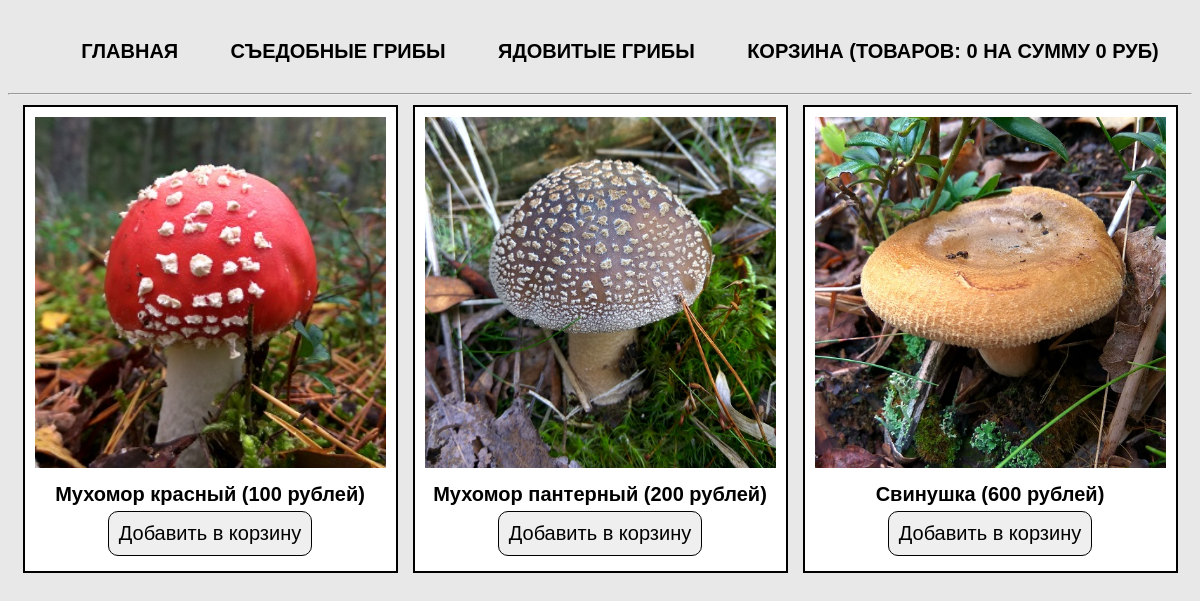
The page /index.php?cat=poisonous on the database its author committed.
### tables this page shows
CREATE TABLE `cats` (
  `id` int(11) NOT NULL,
  `name` varchar(50) NOT NULL,
  `rus_name` varchar(50) NOT NULL
);

CREATE TABLE `products` (
  `id` int(11) NOT NULL,
  `title` varchar(50) NOT NULL,
  `cat` varchar(50) NOT NULL,
  `price` int(11) NOT NULL,
  `rus_name` varchar(50) NOT NULL,
  `img` varchar(50) NOT NULL,
  `descr` text NOT NULL
);

### index.php (the view, shortened to what this page needs)
<?php
require_once 'parts/header.php';
if (isset($_GET['cat'])) {
  $currentCat = $_GET['cat'];
  $products = $connect->query("SELECT * FROM products WHERE cat='$currentCat'");
  $products = $products->fetchAll(PDO::FETCH_ASSOC);
} else {
  $products = $connect->query("SELECT * FROM products");
  $products = $products->fetchAll(PDO::FETCH_ASSOC);
} ?>
<div class="main">
  <? foreach ($products as $product) { ?>
  <div class="card">
    <a href="product.php?product=<? echo $product['title']; ?>">
        <img src="img/<? echo $product['img'];?>" alt="<? echo $product['rus_name'];?>" title="<? echo $product['rus_name'];?>">
    </a>
    <div class="label"><? echo $product['rus_name'];?> (<? echo $product['price'];?> рублей)</div>
    <?php require 'parts/add-form.php'; ?>
  </div>
  <? } ?>
</div>
</body>
</html>

### parts/header.php (shortened to what this page needs)
<?php
require_once 'db/db.php';
$cats = $connect->query("SELECT * FROM cats");
$cats = $cats->fetchAll(PDO::FETCH_ASSOC);
?>
<!doctype html>
<html lang="ru">
<head>
    <link rel="stylesheet" href="css/style.css">
</head>
<body>
<nav>
  <ul>
    <li><a href="index.php">Главная</a></li>
    <? foreach ($cats as $cat) { ?>
    <li><a href="index.php?cat=<? echo $cat['name']; ?>"><? echo $cat['rus_name'];?></a></li>
    <? } ?>
    <li><a href="cart.php">Корзина (Товаров: <? echo $_SESSION['totalQuantity'] ? : 0 ; ?> на сумму <?=$_SESSION['totalPrice'] ? : 0 ; ?> руб)</a></li>
  </ul>
</nav>
<hr>

### parts/add-form.php (shortened to what this page needs)
<form action="actions/add.php" method="post">
  <input type="submit" value="Добавить в корзину">
</form>

### css/style.css (style rules this page uses)
* { font-family: 'Arial', sans-serif; font-size: 20px; }
body { margin-top: 20px; background-color: #e8e8e8; }
a { text-decoration: none; text-transform: uppercase; color: #000000; -webkit-transition: all .3s; -moz-transition: all .3s; -ms-transition: all .3s; -o-transition: all .3s; transition: all .3s; }
input, button { margin: 5px auto; border: none; padding: 10px; -webkit-transition: all .3s; -moz-transition: all .3s; -ms-transition: all .3s; -o-transition: all .3s; transition: all .3s; }
input[type=submit], button { -webkit-border-radius: 10px; -moz-border-radius: 10px; border-radius: 10px; border: 1px solid black; display: block; cursor: pointer; }
label, .label { margin-top: 10px; font-weight: 700; }
img { width: 100%; }
.main, nav { width: 1170px; margin: auto; display: flex; flex-wrap: wrap; justify-content: space-around; }
nav ul { display: flex; list-style: none; width: 100%; justify-content: space-around; font-weight: 700; }
.card { margin-bottom: 15px; width: 30%; padding: 10px; border: 2px solid black; text-align: center; background-color: #fff; }

### rows shown on the page
cats: rus_name "СЪЕДОБНЫЕ ГРИБЫ"
cats: rus_name "ЯДОВИТЫЕ ГРИБЫ"
products: img (picture), rus_name "Мухомор красный", price "100"
products: img (picture), rus_name "Мухомор пантерный", price "200"
products: img (picture), rus_name "Свинушка", price "600"

### other values the page prints
$_SESSION['totalQuantity'] ? : 0 "0"
$_SESSION['totalPrice'] ? : 0 "0"
